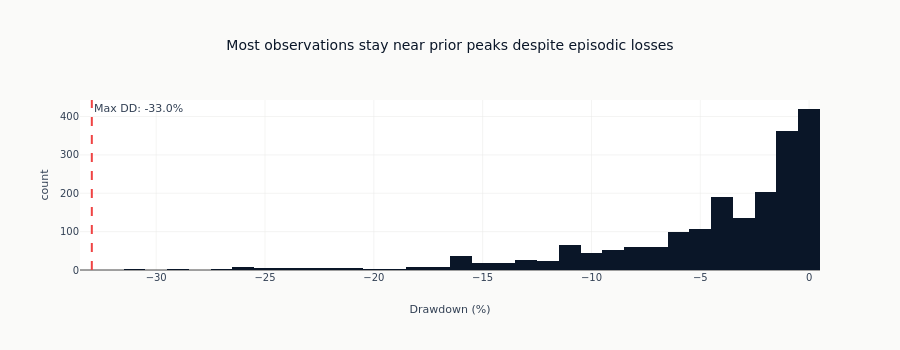

The code cell stored with this chart in its notebook:
### Code cell
# Drawdown distribution
fig = px.histogram(
    dd_series * 100,
    nbins=50,
    title="Most observations stay near prior peaks despite episodic losses",
    labels={"value": "Drawdown (%)", "count": "Frequency"},
)
fig.add_vline(
    x=metrics.max_drawdown * 100,
    line_dash="dash",
    line_color=COLORS["negative"],
    annotation_text=f"Max DD: {metrics.max_drawdown * 100:.1f}%",
)
fig.update_layout(height=350, showlegend=False)
fig.show()

### Figure 1 — Plotly figure (JSON) as saved in the notebook; plotly's stock layout.template omitted (floating-point values rounded to 4 significant figures; data arrays with more than 128 entries replaced by an {"elided": "..."} marker saying what was removed)
{"data": [{"bingroup": "x", "hovertemplate": "variable=Strategy<br>Drawdown (%)=%{x}<br>count=%{y}<extra></extra>", "legendgroup": "Strategy", "marker": {"color": "#0a1628", "pattern": {"shape": ""}}, "name": "Strategy", "nbinsx": 50, "orientation": "v", "showlegend": true, "type": "histogram", "x": {"elided": "1990 float values"}, "xaxis": "x", "yaxis": "y"}], "layout": {"annotations": [{"showarrow": false, "text": "Max DD: -33.0%", "x": -32.96, "xanchor": "left", "xref": "x", "y": 1, "yanchor": "top", "yref": "y domain"}], "barmode": "relative", "height": 350, "legend": {"title": {"text": "variable"}, "tracegroupgap": 0}, "shapes": [{"line": {"color": "#ef4444", "dash": "dash"}, "type": "line", "x0": -32.96, "x1": -32.96, "xref": "x", "y0": 0, "y1": 1, "yref": "y domain"}], "showlegend": false, "title": {"text": "Most observations stay near prior peaks despite episodic losses"}, "xaxis": {"anchor": "y", "domain": [0.0, 1.0], "title": {"text": "Drawdown (%)"}}, "yaxis": {"anchor": "x", "domain": [0.0, 1.0], "title": {"text": "count"}}}}
